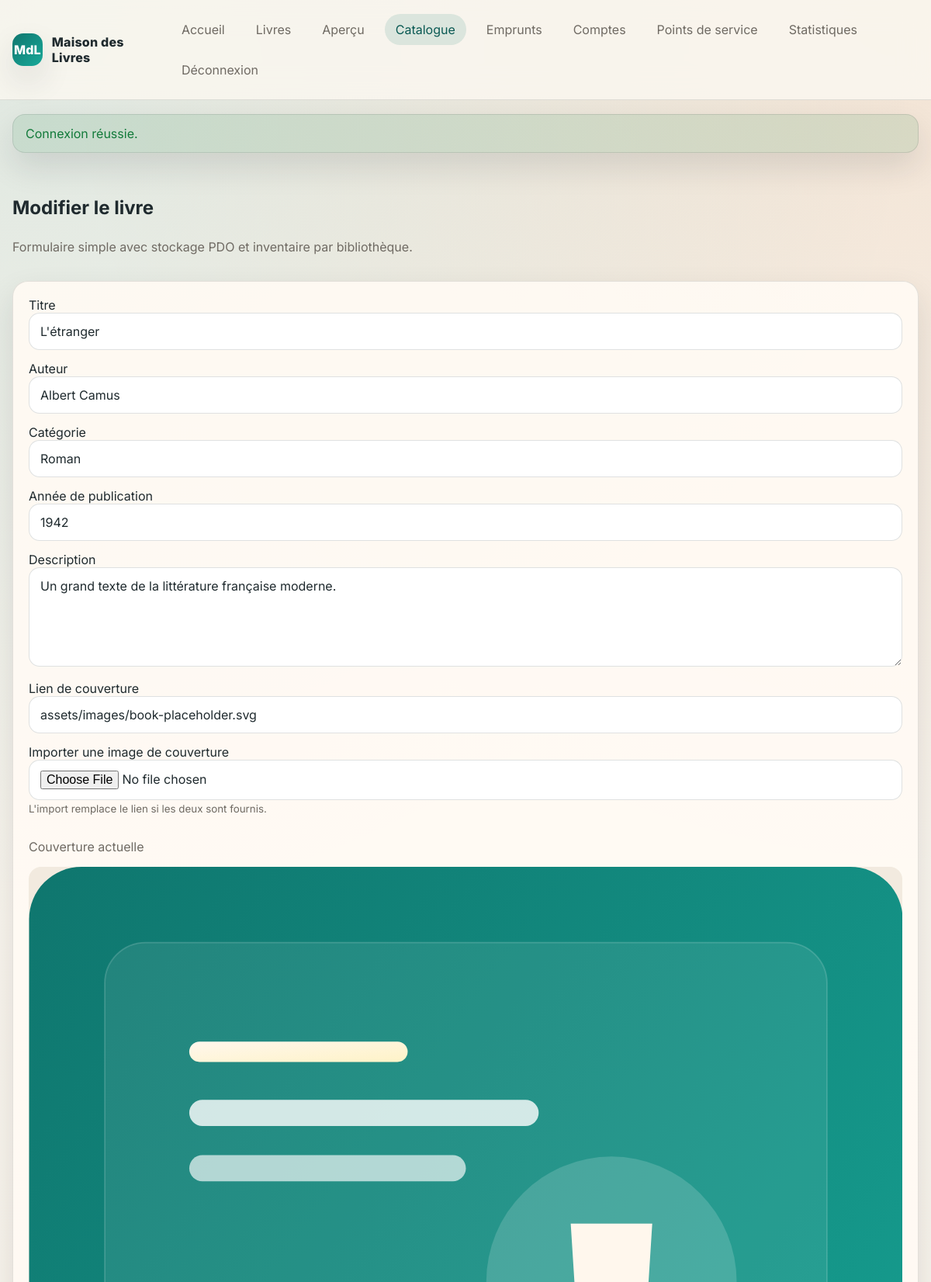
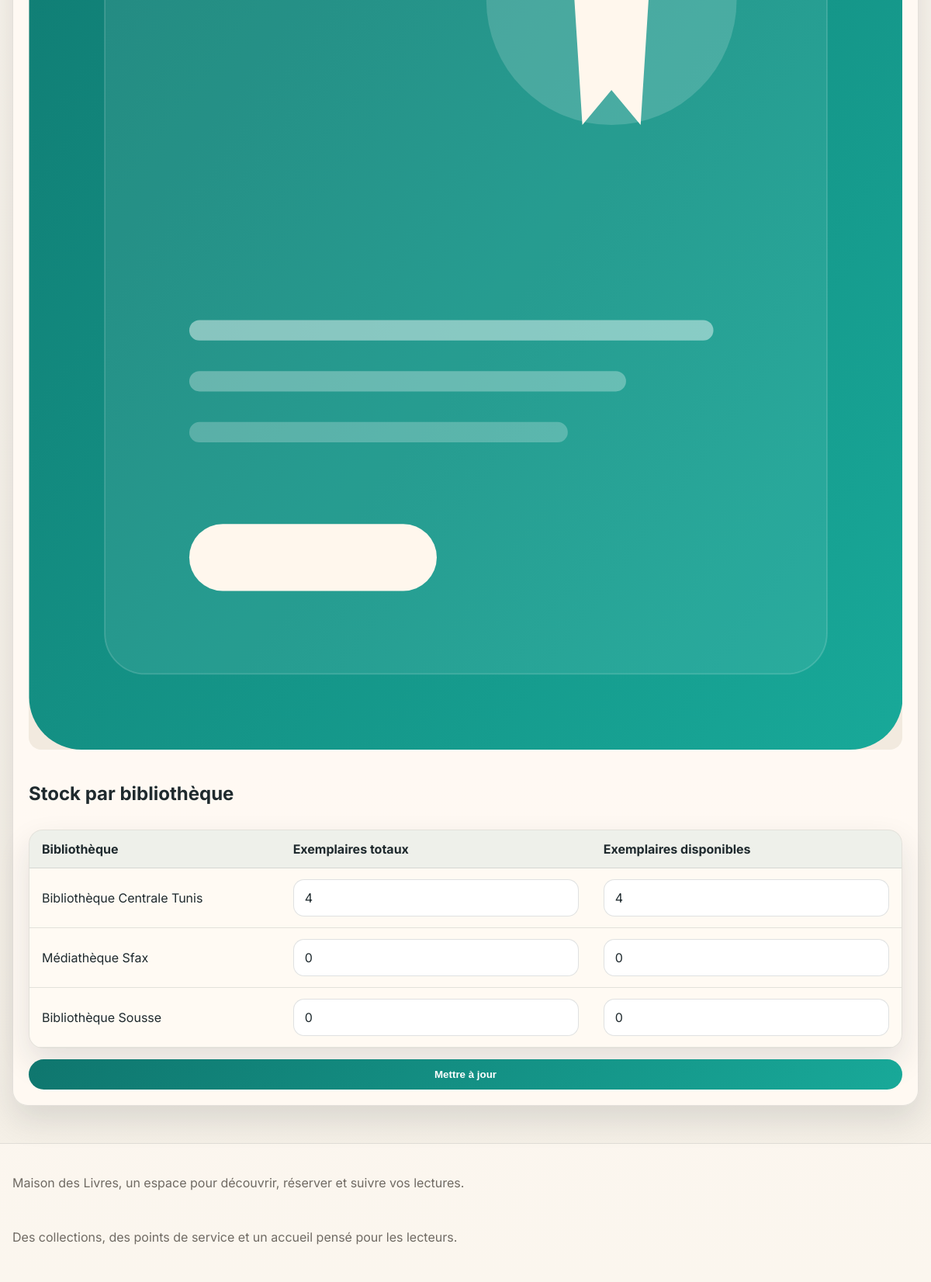
The app's page /admin-book-form.php?id=2 (signed in) with its own data (2 pictures, top to bottom).
### tables this page shows
CREATE TABLE livres (
    id INT UNSIGNED AUTO_INCREMENT PRIMARY KEY,
    titre VARCHAR(180) NOT NULL,
    auteur VARCHAR(150) NOT NULL,
    categorie VARCHAR(100) NOT NULL,
    annee_publication INT NOT NULL,
    description TEXT DEFAULT NULL,
    couverture VARCHAR(255) DEFAULT NULL,
    created_at TIMESTAMP DEFAULT CURRENT_TIMESTAMP,
    updated_at TIMESTAMP NULL DEFAULT NULL ON UPDATE CURRENT_TIMESTAMP
);

CREATE TABLE bibliotheques (
    id INT UNSIGNED AUTO_INCREMENT PRIMARY KEY,
    nom VARCHAR(150) NOT NULL,
    adresse VARCHAR(255) NOT NULL,
    ville VARCHAR(120) NOT NULL,
    telephone VARCHAR(30) DEFAULT NULL,
    description TEXT DEFAULT NULL,
    latitude DECIMAL(10,7) NOT NULL,
    longitude DECIMAL(10,7) NOT NULL,
    created_at TIMESTAMP DEFAULT CURRENT_TIMESTAMP,
    updated_at TIMESTAMP NULL DEFAULT NULL ON UPDATE CURRENT_TIMESTAMP
);

CREATE TABLE bibliotheque_livres (
    id INT UNSIGNED AUTO_INCREMENT PRIMARY KEY,
    bibliotheque_id INT UNSIGNED NOT NULL,
    livre_id INT UNSIGNED NOT NULL,
    total_exemplaires INT UNSIGNED NOT NULL DEFAULT 1,
    available_exemplaires INT UNSIGNED NOT NULL DEFAULT 1,
    created_at TIMESTAMP DEFAULT CURRENT_TIMESTAMP,
    updated_at TIMESTAMP NULL DEFAULT NULL ON UPDATE CURRENT_TIMESTAMP,
    UNIQUE KEY uq_bibliotheque_livre (bibliotheque_id, livre_id),
    CONSTRAINT fk_bibliotheque_livres_bibliotheques
        FOREIGN KEY (bibliotheque_id) REFERENCES bibliotheques(id)
        ON DELETE CASCADE ON UPDATE CASCADE,
    CONSTRAINT fk_bibliotheque_livres_livres
        FOREIGN KEY (livre_id) REFERENCES livres(id)
        ON DELETE CASCADE ON UPDATE CASCADE
);

### app/config/Database.php (called while the page is built)
<?php
class Database
{
    private static ?PDO $connection = null;
    public static function getConnection(): PDO
    {
        if (self::$connection === null) {
            $host = getenv('DB_HOST') ?: 'localhost';
            $name = getenv('DB_NAME') ?: 'library_management';
            $user = getenv('DB_USER') ?: 'root';
            $pass = getenv('DB_PASS') ?: '';
            $port = getenv('DB_PORT') ?: '3306';
            $dsn = 'mysql:host=' . $host . ';port=' . $port . ';dbname=' . $name . ';charset=utf8mb4';
            self::$connection = new PDO($dsn, $user, $pass, [
                PDO::ATTR_ERRMODE => PDO::ERRMODE_EXCEPTION,
                PDO::ATTR_DEFAULT_FETCH_MODE => PDO::FETCH_ASSOC,
                PDO::ATTR_EMULATE_PREPARES => false,
            ]);
        }
        return self::$connection;
    }
}

### app/core/Model.php (called while the page is built, shortened)
<?php
abstract class Model
{
    protected PDO $db;
    public function __construct()
    {
        $this->db = Database::getConnection();
    }
    protected function execute(string $sql, array $params = []): PDOStatement
    {
        $statement = $this->db->prepare($sql);
        $statement->execute($params);
        return $statement;
    }
    protected function fetchAll(string $sql, array $params = []): array
    {
        return $this->execute($sql, $params)->fetchAll();
    }
    protected function hydrateRows(array $rows): array
    {
        $items = [];
        foreach ($rows as $row) {
            $items[] = $this->hydrateRow($row);
        }
        return $items;
    }
    protected function fetchOne(string $sql, array $params = []): array|false
    {
        return $this->execute($sql, $params)->fetch();
    }
}

### app/models/Livre.php (called while the page is built, shortened)
<?php
class Livre extends Model
{
    private ?int $id = null;
    private string $titre = '';
    private string $auteur = '';
    private string $categorie = '';
    private int $anneePublication = 0;
    private string $description = '';
    private string $couverture = '';
    private array $stocks = [];
    private function hydrate(array $data): void
    {
        $this->id = isset($data['id']) ? (int) $data['id'] : null;
        $this->titre = $data['titre'] ?? '';
        $this->auteur = $data['auteur'] ?? '';
        $this->categorie = $data['categorie'] ?? '';
        $this->anneePublication = (int) ($data['annee_publication'] ?? 0);
        $this->description = $data['description'] ?? '';
        $this->couverture = $data['couverture'] ?? '';
        $this->stocks = $data['stocks'] ?? [];
    }
    public function getId(): ?int { return $this->id; }
    public function getTitre(): string { return $this->titre; }
    public function getAuteur(): string { return $this->auteur; }
    public function getCategorie(): string { return $this->categorie; }
    public function getAnneePublication(): int { return $this->anneePublication; }
    public function getDescription(): string { return $this->description; }
    public function getCouverture(): string { return $this->couverture; }
    public function getStocks(): array { return $this->stocks; }
    public function setStocks(array $stocks): void { $this->stocks = $stocks; }
    public function find(int $id): ?Livre
    {
        $row = $this->fetchOne(
            'SELECT l.*
             FROM livres l
             WHERE l.id = :id
             LIMIT 1',
            ['id' => $id]
        );
        $book = new Livre($row);
        $book->setStocks($this->stocksByLivreId((int) $book->getId()));
        return $book;
    }
    private function stocksByLivreId(int $livreId): array
    {
        return $this->fetchAll(
            'SELECT bl.*, b.nom AS bibliotheque_nom
             FROM bibliotheque_livres bl
             INNER JOIN bibliotheques b ON b.id = bl.bibliotheque_id
             WHERE bl.livre_id = :livre_id
             ORDER BY b.nom ASC',
            ['livre_id' => $livreId]
        );
    }
}

### app/core/helpers.php (called while the page is built, shortened)
<?php
if (!function_exists('e')) {
    function e(mixed $value): string
    {
        return htmlspecialchars((string) $value, ENT_QUOTES, 'UTF-8');
    }
}

### app/models/Bibliotheque.php (called while the page is built, shortened)
<?php
class Bibliotheque extends Model
{
    private ?int $id = null;
    private string $nom = '';
    private function hydrate(array $data): void
    {
        $this->id = isset($data['id']) ? (int) $data['id'] : null;
        $this->nom = $data['nom'] ?? '';
    }
    public function getId(): ?int { return $this->id; }
    public function getNom(): string { return $this->nom; }
    protected function hydrateRow(array $row): Bibliotheque
    {
        return new Bibliotheque($row);
    }
    public function all(): array
    {
        $rows = $this->fetchAll(
            'SELECT b.*,
                    (SELECT COUNT(*) FROM bibliotheque_livres bl WHERE bl.bibliotheque_id = b.id) AS book_count,
                    (SELECT COUNT(*) FROM emprunts e WHERE e.bibliotheque_id = b.id AND e.status IN (\'pending\', \'confirmed\')) AS current_borrowings_count
              FROM bibliotheques b
              ORDER BY b.created_at DESC'
        );
        return $this->hydrateRows($rows);
    }
}

### public/admin-book-form.php (the view, shortened to what this page needs)
<?php
require_once __DIR__ . '/../app/core/helpers.php';
require_once __DIR__ . '/../app/config/Database.php';
require_once __DIR__ . '/../app/core/Model.php';
require_once __DIR__ . '/../app/models/Bibliotheque.php';
require_once __DIR__ . '/../app/models/Livre.php';
$model = new Livre();
$bibliotheques = (new Bibliotheque())->all();
$id = isset($_GET['id']) ? (int) $_GET['id'] : 0;
if ($id > 0) {
    $livre = $model->find($id);
} else {
    $livre = new Livre();
}
require __DIR__ . '/partials/header.php';
?>
<?php $isEdit = !empty($livre->getId()); ?>
<?php $stocks = $isEdit ? $livre->getStocks() : []; ?>
<section class="section">
    <div class="section-head">
        <h1><?= $isEdit ? 'Modifier le livre' : 'Ajouter un livre' ?></h1>
        <p>Formulaire simple avec stockage PDO et inventaire par bibliothèque.</p>
    </div>
    <form class="panel form-stack" method="post" enctype="multipart/form-data">
        <label>Titre
            <input class="form-control" type="text" name="titre" value="<?= e($livre->getTitre()) ?>" required>
        </label>
        <label>Auteur
            <input class="form-control" type="text" name="auteur" value="<?= e($livre->getAuteur()) ?>" required>
        </label>
        <label>Catégorie
            <input class="form-control" type="text" name="categorie" value="<?= e($livre->getCategorie()) ?>" required>
        </label>
        <label>Année de publication
            <input class="form-control" type="number" name="annee_publication" value="<?= e((string) $livre->getAnneePublication()) ?>">
        </label>
        <label>Description
            <textarea class="form-control" name="description" rows="5"><?= e($livre->getDescription()) ?></textarea>
        </label>
        <label>Lien de couverture
            <input class="form-control" type="text" name="couverture" value="<?= e($livre->getCouverture()) ?>" placeholder="https://... ou assets/uploads/books/mon-livre.jpg">
        </label>
        <label>Importer une image de couverture
            <input class="form-control" type="file" name="cover_upload" accept=".jpg,.jpeg,.png,.webp,.gif,image/jpeg,image/png,image/webp,image/gif">
            <small class="muted">L'import remplace le lien si les deux sont fournis.</small>
        </label>
        <?php if ($livre->getCouverture() !== ''): ?>
            <div class="detail-card">
                <p class="muted">Couverture actuelle</p>
                <img src="<?= e($livre->getCouverture()) ?>" alt="<?= e($livre->getTitre() ?: 'Couverture du livre') ?>" class="detail-cover">
            </div>
        <?php endif; ?>
        <div class="section-head section-head-small">
            <h2>Stock par bibliothèque</h2>
        </div>
        <div class="table-responsive">
            <table class="data-table">
                <thead>
                    <tr>
                        <th>Bibliothèque</th>
                        <th>Exemplaires totaux</th>
                        <th>Exemplaires disponibles</th>
                    </tr>
                </thead>
                <tbody>
                    <?php foreach ($bibliotheques as $branch): ?>
                        <?php
                            $stock = null;
                            foreach ($stocks as $row) {
                                if ((int) ($row['bibliotheque_id'] ?? 0) === (int) $branch->getId()) {
                                    $stock = $row;
                                    break;
                                }
                            }
                        ?>
                        <tr>
                            <td><?= e($branch->getNom()) ?></td>
                            <td><input class="form-control" type="number" min="0" name="library_stocks[<?= e((string) $branch->getId()) ?>][total_exemplaires]" value="<?= e((string) ($stock['total_exemplaires'] ?? 0)) ?>"></td>
                            <td><input class="form-control" type="number" min="0" name="library_stocks[<?= e((string) $branch->getId()) ?>][available_exemplaires]" value="<?= e((string) ($stock['available_exemplaires'] ?? 0)) ?>"></td>
                        </tr>
                    <?php endforeach; ?>
                </tbody>
            </table>
        </div>
        <button class="btn btn-primary" type="submit"><?= $isEdit ? 'Mettre à jour' : 'Créer le livre' ?></button>
    </form>
</section>
<?php require __DIR__ . '/partials/footer.php'; ?>

### public/assets/css/style.css (style rules this page uses)
:root { --bg: #f4efe6; --surface: #fffaf3; --surface-2: #f2eadf; --text: #1f2a2e; --muted: #6f6a63; --primary: #0f766e; --primary-dark: #0a5953; --secondary: #b45309; --danger: #b42318; --success: #127a3a; --warning: #b76d0d; --border: rgba(31, 42, 46, 0.12); --shadow: 0 18px 40px rgba(27, 35, 38, 0.12); --radius: 20px; }
* { box-sizing: border-box; }
html { scroll-behavior: smooth; }
body { margin: 0; font-family: 'Inter', sans-serif; color: var(--text); background: radial-gradient(circle at top left, rgba(15, 118, 110, 0.12), transparent 34%), radial-gradient(circle at top right, rgba(180, 83, 9, 0.12), transparent 32%), linear-gradient(180deg, #fbf7f0 0%, var(--bg) 100%); min-height: 100vh; }
img { max-width: 100%; display: block; }
.hero, .section, .panel, .card, .stat-card { animation: rise 0.45s ease both; }
.hero-content, .hero-panel, .panel, .card, .stat-card { background: rgba(255, 250, 243, 0.92); border: 1px solid var(--border); border-radius: var(--radius); box-shadow: var(--shadow); }
.section { margin-top: 28px; }
.section-head { display: flex; flex-direction: column; gap: 10px; margin-bottom: 18px; }
.section-head h1, .section-head h2, .panel h1, .panel h2 { margin: 0; }
.section-head p, .muted, .lead { color: var(--muted); }
.section-head-small { margin-top: 28px; }
.card, .panel, .stat-card { padding: 20px; }
.book-cover, .detail-cover { width: 100%; border-radius: 16px; aspect-ratio: 3 / 4; object-fit: cover; background: var(--surface-2); }
.btn { display: inline-flex; align-items: center; justify-content: center; border: 0; border-radius: 999px; padding: 12px 18px; font-weight: 700; cursor: pointer; transition: transform 0.15s ease, background 0.2s ease, color 0.2s ease, border-color 0.2s ease; }
.btn-primary { background: linear-gradient(135deg, var(--primary), #18a999); color: #fff; }
.form-control, textarea.form-control, select.form-control { width: 100%; padding: 13px 14px; border-radius: 14px; border: 1px solid rgba(31, 42, 46, 0.14); background: #fff; color: var(--text); font: inherit; }
.form-stack { display: grid; gap: 14px; }
.table-responsive { overflow-x: auto; border-radius: 18px; border: 1px solid var(--border); box-shadow: var(--shadow); background: rgba(255, 250, 243, 0.94); }
.data-table { width: 100%; border-collapse: collapse; min-width: 860px; }
.data-table th, .data-table td { text-align: left; padding: 14px 16px; border-bottom: 1px solid var(--border); }
.data-table th { background: rgba(15, 118, 110, 0.07); }

### records on screen
livres: titre "L'étranger", auteur "Albert Camus", categorie "Roman", annee_publication "1942", description "Un grand texte de la littérature française moderne.", couverture "assets/images/book-placeholder.svg", couverture (placeholder picture)
bibliotheques: nom "Bibliothèque Centrale Tunis"
bibliotheque_livres: total_exemplaires "4", available_exemplaires "4"
bibliotheques: nom "Médiathèque Sfax", total_exemplaires "0", available_exemplaires "0"
bibliotheques: nom "Bibliothèque Sousse", total_exemplaires "0", available_exemplaires "0"

### other values on screen
$flash['message'] "Connexion réussie."
